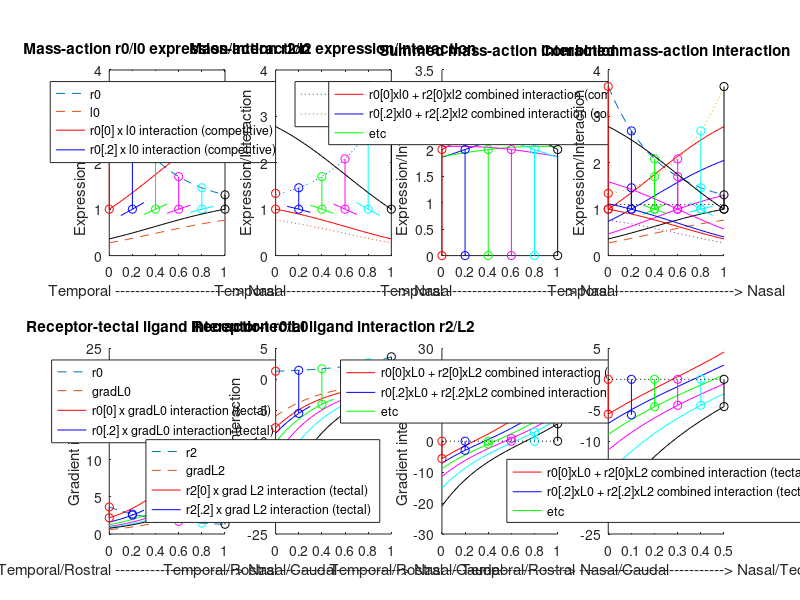

Write MATLAB code to recreate this figure.
% Equations used in my modelling. See tissue.h and
% guidingtissue::exponential_expression and similar

% Set up the one figure
h_f = figure(1); clf;
h_f_pos = get(h_f, 'Position');
w=2500;
h=1280;
set(h_f, 'Position', [20, 1500, w, h]);
clf;

## Set to 1 for exponential ligand expression
exp_ligands = 0;

threshold = 1.1;

x = [0:0.05:1];

_exp = 0.26 .* exp (2.3.*x) + 1.05;
_deriv_exp = 0.26 .* 2.3 .* exp (2.3.*x);

%% The J effect
_r0 = flip(_exp);
## Either this, making no strong assumptions about ligand expression:
if exp_ligands == 1
  _l0 = _exp;
else
  _l0 = 1 ./ _r0;
end

subplot(2,4,1);
plot (x, _r0, 'linestyle', '--'); % exp for receptors on retina
hold on;
plot (x, _l0, 'linestyle', '--'); % ligands
%%plot (x, _r0 .* _l0, 'color', colour.orchid2, 'linestyle', ':');
plot (x, _r0(1) .* _l0, 'r-');
plot (x(3:7), _r0(5) .* _l0(3:7), 'b');
plot (x(7:11), _r0(9) .* _l0(7:11), 'g');
plot (x(11:15), _r0(13) .* _l0(11:15), 'm');
plot (x(15:19), _r0(17) .* _l0(15:19), 'c');

plot ([x(1),x(1)], [_r0(1),_r0(1).*_l0(1)], 'ro-');
plot ([x(5),x(5)], [_r0(5),_r0(5).*_l0(5)], 'bo-');
plot ([x(9),x(9)], [_r0(9),_r0(9).*_l0(9)], 'go-');
plot ([x(13),x(13)], [_r0(13),_r0(13).*_l0(13)], 'mo-');
plot ([x(17),x(17)], [_r0(17),_r0(17).*_l0(17)], 'co-');

plot (x, _r0(21) .* _l0, 'k');
plot ([x(21),x(21)], [_r0(21),_r0(21).*_l0(21)], 'ko-');
lg1 = legend (['r0';'l0';'r0[0] x l0 interaction (competitive)';'r0[.2] x l0 interaction (competitive)'],'Location','North');
strlbl = ['Temporal ------------------------> Nasal'];
xlabel(strlbl)
ylabel('Expression/Interaction')
title('Mass-action r0/l0 expression/interaction')

_r2 = _exp; % opposing ligands
if exp_ligands == 1
  _l2 = flip(_exp); % opposing receptors
else
  _l2 = 1 ./ _r2
end
subplot(2,4,2);
plot (x, _r2, 'linestyle', ':');
hold on;
plot (x, _l2, 'linestyle', ':'); % ligands
%%plot (x, _r2 .* _l2, 'color', colour.orchid2, 'linestyle', ':');
%%plot (x(1:3), _r2(1) .* _l2(1:3), 'r-');
plot (x, _r2(1) .* _l2, 'r');
plot ([x(1),x(1)], [_r2(2),_r2(1).*_l2(1)], 'ro-');
plot (x(3:7), _r2(5) .* _l2(3:7), 'b');
plot ([x(5),x(5)], [_r2(5),_r2(5).*_l2(5)], 'bo-');
plot (x(7:11), _r2(9) .* _l2(7:11), 'g');
plot ([x(9),x(9)], [_r2(9),_r2(9).*_l2(9)], 'go-');
plot (x(11:15), _r2(13) .* _l2(11:15), 'm');
plot ([x(13),x(13)], [_r2(13),_r2(13).*_l2(13)], 'mo-');
plot (x(15:19), _r2(17) .* _l2(15:19), 'c');
%%plot (x, _r2(17) .* _l2, 'k');
plot ([x(17),x(17)], [_r2(17),_r2(17).*_l2(17)], 'co-');

plot (x, _r2(21) .* _l2, 'k');
plot ([x(21),x(21)], [_r2(21),_r2(21).*_l2(21)], 'ko-');

lg2 = legend (['rcpt2';'lgnd2'],'Location','North');
strlbl = ['Temporal ------------------------> Nasal'];
##ylim([0,20])
xlabel(strlbl)
ylabel('Expression/Interaction')
title('Mass-action r2/l2 expression/interaction')

%% Now plot combined repulsion due to both receptor/ligand pairs

subplot(2,4,3);
hold on;
plot (x, _r2(1) .* _l2 + _r0(1) .* _l0, 'r-');
plot (x, _r2(5) .* _l2 + _r0(5) .* _l0, 'b-');
plot (x, _r2(9) .* _l2 + _r0(9) .* _l0, 'g-');
plot (x, _r2(13) .* _l2 + _r0(13) .* _l0, 'm-');
plot (x, _r2(17) .* _l2 + _r0(17) .* _l0, 'c-');
plot (x, _r2(21) .* _l2 + _r0(21) .* _l0, 'k-');
plot ([x(1),x(1)], [0,_r2(1).*_l2(1)+_r0(1).*_l0(1)], 'ro-');
plot ([x(5),x(5)], [0,_r2(5).*_l2(5)+_r0(5).*_l0(5)], 'bo-');
plot ([x(9),x(9)], [0,_r2(9).*_l2(9)+_r0(9).*_l0(9)], 'go-');
plot ([x(13),x(13)], [0,_r2(13).*_l2(13)+_r0(13).*_l0(13)], 'mo-');
plot ([x(17),x(17)], [0,_r2(17).*_l2(17)+_r0(17).*_l0(17)], 'co-');
plot ([x(21),x(21)], [0,_r2(21).*_l2(21)+_r0(21).*_l0(21)], 'ko-');
lg3 = legend (['r0[0]xl0 + r2[0]xl2 combined interaction (competitive)';'r0[.2]xl0 + r2[.2]xl2 combined interaction (competitive)';'etc'],'Location','North');
strlbl = ['Temporal ------------------------> Nasal'];
##ylim([0,20])
xlabel(strlbl)
ylabel('Expression/Interaction')
title('Summed mass-action interaction')

subplot(2,4,4);
hold on;
###
plot (x, _r0, 'linestyle', '--'); % exp for receptors on retina
hold on;
plot (x, _l0, 'linestyle', '--'); % ligands
plot (x, _r0(1) .* _l0, 'r-');
plot (x, _r0(5) .* _l0, 'b');
plot (x(7:11), _r0(9) .* _l0(7:11), 'g');
plot (x, _r0(13) .* _l0, 'm');
plot (x(15:19), _r0(17) .* _l0(15:19), 'c');

plot ([x(1),x(1)], [_r0(1),_r0(1).*_l0(1)], 'ro-');
plot ([x(5),x(5)], [_r0(5),_r0(5).*_l0(5)], 'bo-');
plot ([x(9),x(9)], [_r0(9),_r0(9).*_l0(9)], 'go-');
plot ([x(13),x(13)], [_r0(13),_r0(13).*_l0(13)], 'mo-');
plot ([x(17),x(17)], [_r0(17),_r0(17).*_l0(17)], 'co-');

plot (x, _r0(21) .* _l0, 'k');
plot ([x(21),x(21)], [_r0(21),_r0(21).*_l0(21)], 'ko-');
###
plot (x, _r2, 'linestyle', ':');
hold on;
plot (x, _l2, 'linestyle', ':'); % ligands
%%plot (x, _r2 .* _l2, 'color', colour.orchid2, 'linestyle', ':');
%%plot (x(1:3), _r2(1) .* _l2(1:3), 'r-');
plot (x, _r2(1) .* _l2, 'r');
plot ([x(1),x(1)], [_r2(2),_r2(1).*_l2(1)], 'ro-');
plot (x, _r2(5) .* _l2, 'b');
plot ([x(5),x(5)], [_r2(5),_r2(5).*_l2(5)], 'bo-');
plot (x(7:11), _r2(9) .* _l2(7:11), 'g');
plot ([x(9),x(9)], [_r2(9),_r2(9).*_l2(9)], 'go-');
plot (x, _r2(13) .* _l2, 'm');
plot ([x(13),x(13)], [_r2(13),_r2(13).*_l2(13)], 'mo-');
plot (x(15:19), _r2(17) .* _l2(15:19), 'c');
%%plot (x, _r2(17) .* _l2, 'k');
plot ([x(17),x(17)], [_r2(17),_r2(17).*_l2(17)], 'co-');

plot (x, _r2(21) .* _l2, 'k');
plot ([x(21),x(21)], [_r2(21),_r2(21).*_l2(21)], 'ko-');

plot ([0,1],[threshold,threshold],'k:')

###
strlbl = ['Temporal ------------------------> Nasal'];
xlabel(strlbl)
ylabel('Expression/Interaction')
title('Combined mass-action interaction')


## Now the retina->tectum interactions
subplot(2,4,5);
hold on;
_r0 = flip(_exp);
_L0 = _deriv_exp;
plot (x, _r0, 'linestyle', '--'); % exp for receptors on retina
plot (x, _L0, 'linestyle', '--'); % ligands
%%plot (x, _r0 .* _L0, 'color', colour.orchid2, 'linestyle', ':');
plot (x, _r0(1) .* _L0, 'r-');
plot (x(1:7), _r0(5) .* _L0(1:7), 'b');
plot (x(1:11), _r0(9) .* _L0(1:11), 'g');
plot (x(1:15), _r0(13) .* _L0(1:15), 'm');
plot (x(1:19), _r0(17) .* _L0(1:19), 'c');

plot ([x(1),x(1)], [_r0(1),_r0(1).*_L0(1)], 'ro-');
plot ([x(5),x(5)], [_r0(5),_r0(5).*_L0(5)], 'bo-');
plot ([x(9),x(9)], [_r0(9),_r0(9).*_L0(9)], 'go-');
plot ([x(13),x(13)], [_r0(13),_r0(13).*_L0(13)], 'mo-');
plot ([x(17),x(17)], [_r0(17),_r0(17).*_L0(17)], 'co-');

plot (x, _r0(21) .* _L0, 'k');
plot ([x(21),x(21)], [_r0(21),_r0(21).*_L0(21)], 'ko-');
lg4 = legend (['r0';'gradL0';'r0[0] x gradL0 interaction (tectal)';'r0[.2] x gradL0 interaction (tectal)'],'Location','North');
strlbl = ['Temporal/Rostral ------------------------> Nasal/Caudal'];
xlabel(strlbl)
ylabel('Gradient interaction')
title ('Receptor-tectal ligand interaction r0/L0')

subplot(2,4,6);
hold on;
_r2 = _exp;
_L2 = -flip(_deriv_exp);
plot (x, _r2, 'linestyle', '--'); % exp for receptors on retina
plot (x, _L2, 'linestyle', '--'); % ligands

plot (x, _r2(1) .* _L2, 'r-');
plot (x(1:7), _r2(5) .* _L2(1:7), 'b');
plot (x(1:11), _r2(9) .* _L2(1:11), 'g');
plot (x(1:15), _r2(13) .* _L2(1:15), 'm');
plot (x(1:19), _r2(17) .* _L2(1:19), 'c');

plot ([x(1),x(1)], [_r2(1),_r2(1).*_L2(1)], 'ro-');
plot ([x(5),x(5)], [_r2(5),_r2(5).*_L2(5)], 'bo-');
plot ([x(9),x(9)], [_r2(9),_r2(9).*_L2(9)], 'go-');
plot ([x(13),x(13)], [_r2(13),_r2(13).*_L2(13)], 'mo-');
plot ([x(17),x(17)], [_r2(17),_r2(17).*_L2(17)], 'co-');

plot (x, _r2(21) .* _L2, 'k');
plot ([x(21),x(21)], [_r2(21),_r2(21).*_L2(21)], 'ko-');
lg5 = legend (['r2';'gradL2';'r2[0] x grad L2 interaction (tectal)';'r2[.2] x grad L2 interaction (tectal)'],'Location','Southeast');
strlbl = ['Temporal/Rostral ------------------------> Nasal/Caudal'];
xlabel(strlbl)
ylabel('Gradient interaction')
title ('Receptor-tectal ligand interaction r2/L2')


subplot(2,4,7);
hold on;
plot (x, _r2(1) .* _L2 + _r0(1) .* _L0, 'r-');
plot (x, _r2(5) .* _L2 + _r0(5) .* _L0, 'b-');
plot (x, _r2(9) .* _L2 + _r0(9) .* _L0, 'g-');
plot (x, _r2(13) .* _L2 + _r0(13) .* _L0, 'm-');
plot (x, _r2(17) .* _L2 + _r0(17) .* _L0, 'c-');
plot (x, _r2(21) .* _L2 + _r0(21) .* _L0, 'k-');
plot ([x(1),x(1)], [0,_r2(1).*_L2(1)+_r0(1).*_L0(1)], 'ro-');
plot ([x(5),x(5)], [0,_r2(5).*_L2(5)+_r0(5).*_L0(5)], 'bo-');
plot ([x(9),x(9)], [0,_r2(9).*_L2(9)+_r0(9).*_L0(9)], 'go-');
plot ([x(13),x(13)], [0,_r2(13).*_L2(13)+_r0(13).*_L0(13)], 'mo-');
plot ([x(17),x(17)], [0,_r2(17).*_L2(17)+_r0(17).*_L0(17)], 'co-');
plot ([x(21),x(21)], [0,_r2(21).*_L2(21)+_r0(21).*_L0(21)], 'ko-');
plot ([0,1],[0,0],'k:')
lg6 = legend (['r0[0]xL0 + r2[0]xL2 combined interaction (tectal)';'r0[.2]xL0 + r2[.2]xL2 combined interaction (tectal)';'etc'],'Location','North');
strlbl = ['Temporal/Rostral ------------------------> Nasal/Caudal'];
xlabel(strlbl)
ylabel('Gradient interaction')


subplot(2,4,8);
hold on;
xx = [0:0.05:0.5];
_L2trunc = _L2(1:11)
_L0trunc = _L0(1:11)

plot (xx, _r2(1) .* _L2trunc + _r0(1) .* _L0trunc, 'r-');
plot (xx, _r2(5) .* _L2trunc + _r0(5) .* _L0trunc, 'b-');
plot (xx, _r2(9) .* _L2trunc + _r0(9) .* _L0trunc, 'g-');
plot (xx, _r2(13) .* _L2trunc + _r0(13) .* _L0trunc, 'm-');
plot (xx, _r2(17) .* _L2trunc + _r0(17) .* _L0trunc, 'c-');
plot (xx, _r2(21) .* _L2trunc + _r0(21) .* _L0trunc, 'k-');
plot ([xx(1),xx(1)], [0,_r2(1).*_L2(1)+_r0(1).*_L0(1)], 'ro-');
plot ([xx(3),xx(3)], [0,_r2(5).*_L2(2)+_r0(5).*_L0(3)], 'bo-');
plot ([xx(5),xx(5)], [0,_r2(9).*_L2(5)+_r0(9).*_L0(5)], 'go-');
plot ([xx(7),xx(7)], [0,_r2(13).*_L2(7)+_r0(13).*_L0(7)], 'mo-');
plot ([xx(9),xx(9)], [0,_r2(17).*_L2(9)+_r0(17).*_L0(9)], 'co-');
plot ([xx(11),xx(11)], [0,_r2(21).*_L2(11)+_r0(21).*_L0(11)], 'ko-');
plot ([0,0.5],[0,0],'k:')
lg7 = legend (['r0[0]xL0 + r2[0]xL2 combined interaction (tectal)';'r0[.2]xL0 + r2[.2]xL2 combined interaction (tectal)';'etc'],'Location','South');
strlbl = ['Temporal/Rostral -----------------------------> Nasal/Tectal Midline'];
xlabel(strlbl)





#figure(100)
#clf;
#plot (x, _exp)
#hold on
#plot (x, _deriv_exp, ':')
